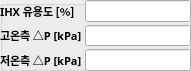
    <widget class="QGroupBox" name="IHX_group">
     <property name="geometry">
      <rect>
       <x>500</x>
       <y>350</y>
       <width>191</width>
       <height>71</height>
      </rect>
     </property>
     <property name="title">
      <string/>
     </property>
     <widget class="QWidget" name="formLayoutWidget_4">
      <property name="geometry">
       <rect>
        <x>0</x>
        <y>0</y>
        <width>191</width>
        <height>71</height>
       </rect>
      </property>
      <layout class="QFormLayout" name="formLayout_5">
       <property name="horizontalSpacing">
        <number>3</number>
       </property>
       <property name="verticalSpacing">
        <number>3</number>
       </property>
       <property name="leftMargin">
        <number>0</number>
       </property>
       <property name="topMargin">
        <number>0</number>
       </property>
       <property name="rightMargin">
        <number>0</number>
       </property>
       <property name="bottomMargin">
        <number>0</number>
       </property>
       <item row="0" column="0">
        <widget class="QLabel" name="IHX_eff_label">
         <property name="font">
          <font>
           <family>굴림</family>
           <pointsize>8</pointsize>
           <bold>true</bold>
          </font>
         </property>
         <property name="text">
          <string>IHX 유용도 [%]</string>
         </property>
        </widget>
       </item>
       <item row="0" column="1">
        <widget class="QLineEdit" name="IHX_eff_edit">
         <property name="enabled">
          <bool>true</bool>
         </property>
         <property name="font">
          <font>
           <family>HY견고딕</family>
           <pointsize>8</pointsize>
           <bold>false</bold>
          </font>
         </property>
         <property name="focusPolicy">
          <enum>Qt::FocusPolicy::StrongFocus</enum>
         </property>
         <property name="styleSheet">
          <string notr="true">border-color: rgb(255, 255, 255);</string>
         </property>
         <property name="text">
          <string/>
         </property>
        </widget>
       </item>
       <item row="1" column="0">
        <widget class="QLabel" name="IHX_hot_dp_label">
         <property name="font">
          <font>
           <family>굴림</family>
           <pointsize>8</pointsize>
           <bold>true</bold>
          </font>
         </property>
         <property name="text">
          <string>고온측 △P [kPa]</string>
         </property>
        </widget>
       </item>
       <item row="1" column="1">
        <widget class="QLineEdit" name="IHX_hot_dp_edit">
         <property name="enabled">
          <bool>true</bool>
         </property>
         <property name="font">
          <font>
           <family>HY견고딕</family>
           <pointsize>8</pointsize>
           <bold>false</bold>
          </font>
         </property>
         <property name="focusPolicy">
          <enum>Qt::FocusPolicy::StrongFocus</enum>
         </property>
         <property name="styleSheet">
          <string notr="true">border-color: rgb(255, 255, 255);</string>
         </property>
         <property name="text">
          <string/>
         </property>
        </widget>
       </item>
       <item row="2" column="0">
        <widget class="QLabel" name="IHX_cold_dp_label">
         <property name="font">
          <font>
           <family>굴림</family>
           <pointsize>8</pointsize>
           <bold>true</bold>
          </font>
         </property>
         <property name="text">
          <string>저온측 △P [kPa]</string>
         </property>
        </widget>
       </item>
       <item row="2" column="1">
        <widget class="QLineEdit" name="IHX_cold_dp_edit">
         <property name="enabled">
          <bool>true</bool>
         </property>
         <property name="font">
          <font>
           <family>HY견고딕</family>
           <pointsize>8</pointsize>
           <bold>false</bold>
          </font>
         </property>
         <property name="focusPolicy">
          <enum>Qt::FocusPolicy::StrongFocus</enum>
         </property>
         <property name="styleSheet">
          <string notr="true">border-color: rgb(255, 255, 255);</string>
         </property>
         <property name="text">
          <string/>
         </property>
        </widget>
       </item>
      </layout>
     </widget>
    </widget>
